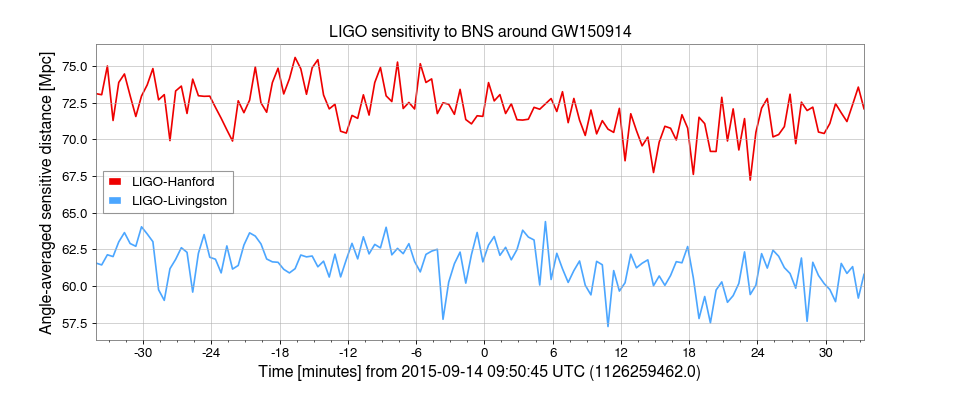

The Python source for this figure:
plot = h1range.plot(label='LIGO-Hanford', color='gwpy:ligo-hanford',
                    figsize=(12, 5))
ax = plot.gca()
ax.plot(l1range, label='LIGO-Livingston', color='gwpy:ligo-livingston')
ax.set_ylabel('Angle-averaged sensitive distance [Mpc]')
ax.set_title('LIGO sensitivity to BNS around GW150914')
ax.set_epoch(1126259462)  # <- set 0 on plot to GW150914
ax.legend()
plot.show()
